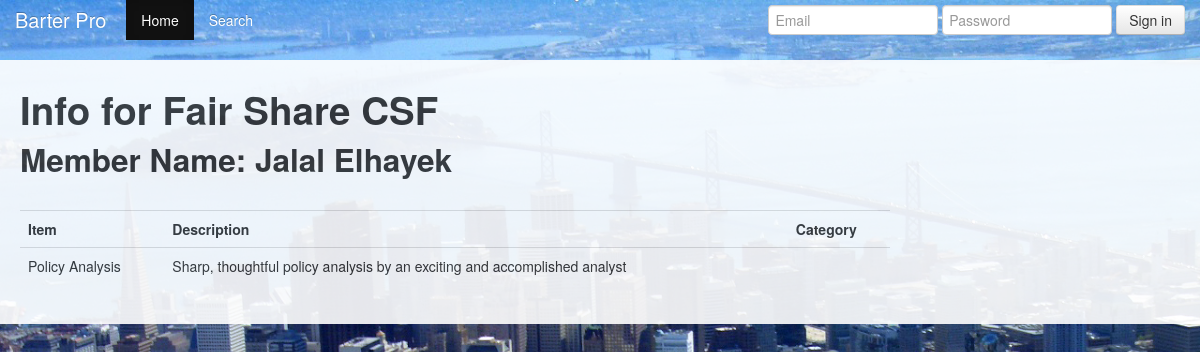
Before: /display_user/2 with the older database file.
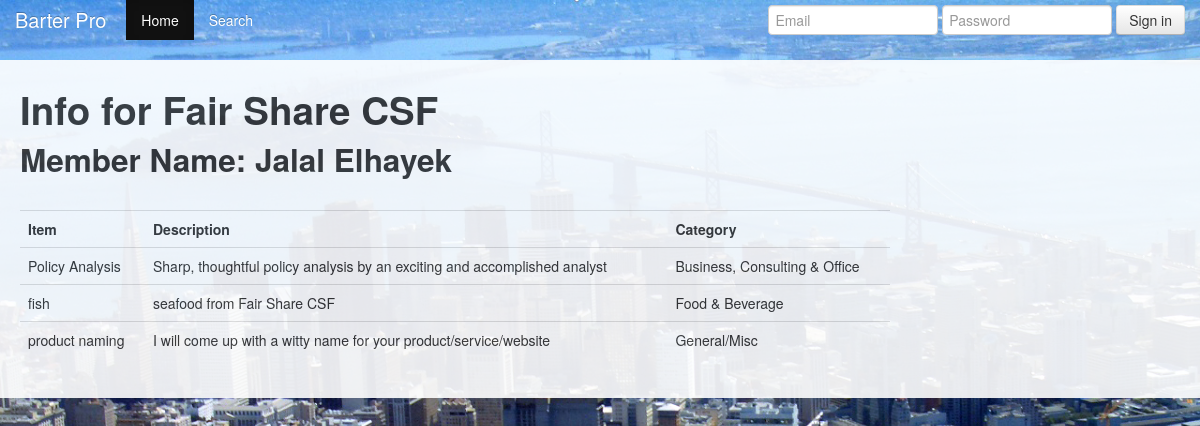
After: the same page with the newer database file.
### model.py (models this page shows, shortened)
class Item(Base):
	__tablename__ = 'items'
	id = Column(Integer, primary_key=True)
	name = Column(String)
	description = Column(String)
	owned = Column(Boolean)
	image_url = Column(String, nullable=True)
	user_id = Column(Integer, ForeignKey("users.id"))
	cat_id = Column(Integer, ForeignKey("categories.id"))
	user = relationship("User", backref=backref("items", order_by=id))
	category = relationship("Category", backref=backref("items", order_by=id))

class Category(Base):
	__tablename__ = 'categories'
	id = Column(Integer, primary_key=True)
	name = Column(String)				#category of item listed
	cat_type = Column(Integer) 			#goods or services

### server.py (the view)
@app.route("/display_user/<int:id>", methods=["GET"])
def display_user(id):
	user = db_session.query(User).filter_by(id=id).one()
	items = user.items
	return render_template("display_user.html", user=user, items=items)
	pass

### server.py (called while the page is built)
@app.before_request
def before_request():
	g.user_id = session.get("user_id") #gets user ID from current session
	if not g.user_id: # redirects to log-in if no user ID session
		g.user_id = None
		g.user = None
	else:
		g.user = db_session.query(User).get(g.user_id)
		g.notifications, g.new_confirms, g.new_refusals = get_notifications()

### Templates/display_user.html (shortened to what this page needs)
{% extends "layout.html" %}
{% block body %}
		<h1>Info for {{ user.biz_name }}</h1>
		<h2>Member Name: {{ user.first_name }} {{ user.last_name }}</h2>
		<br>
				<table class="table">
					<td>
					<strong>
						Item
					</strong>
				</td>
				<td>
					<strong>
						Description
					</strong>
				</td>
				<td>
					<strong>
						Category
					</strong>
				</td>
					{% for item in user.items %}
					<tr>
					<td>
						{{ item.name }}
					</td>
					<td>
						{{ item.description }}
					</td>
					<td>
						{{ item.category.name }}
					</td>
					{% endfor %}
				</table>
{% endblock %}

Changed rows visible on the page:
changed Item "Policy Analysis": category.name (not shown) → "Business, Consulting & Office"
added Item: name "fish", description "seafood from Fair Share CSF", category.name "Food & Beverage"
added Item: name "product naming", description "I will come up with a witty name for your product/service/website", category.name "General/Misc"
